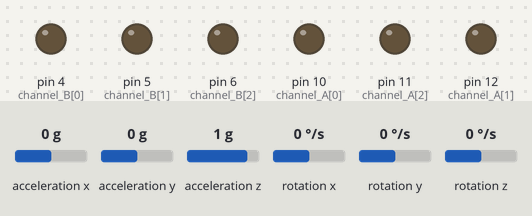
Recording of a sketch running on a simulated Arduino Uno, built with avr-gcc and run on an emulated ATmega328P. Parts: output pins drawn as LEDs (lit = HIGH). Inputs (shaded band) come from the test bench; at power-on: acceleration y 0 g, rotation x 0 °/s, acceleration z 1 g, acceleration x 0 g, rotation y 0 °/s, rotation z 0 °/s. What the sketch prints to the serial monitor is not drawn.

Above: at 1.4 s.
1.5 s: acceleration y set to -1.4 g
At 2.7 s:
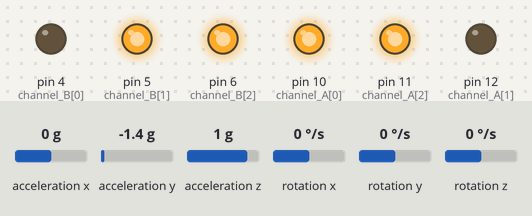
3.0 s: rotation x set to 69 °/s
4.5 s: rotation x set to 80 °/s
6.0 s: acceleration y set to 0 g
At 6.47 s:
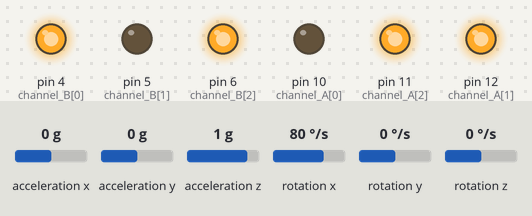
At 7.06 s:
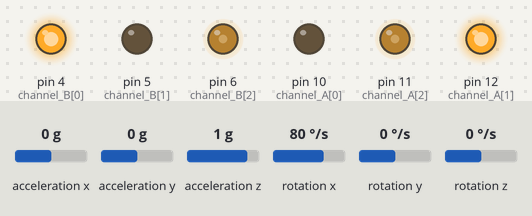
9.0 s: acceleration z set to 0.1 g
At 10.59 s:
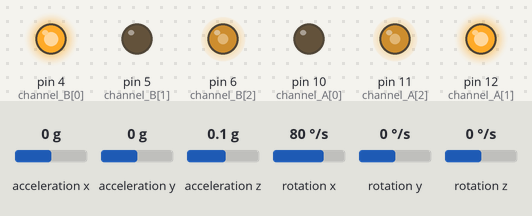
12.0 s: acceleration z set to -0.2 g
Timing chart, 0 to 14.5 s (numbered marks = the images above; inputs shaded):
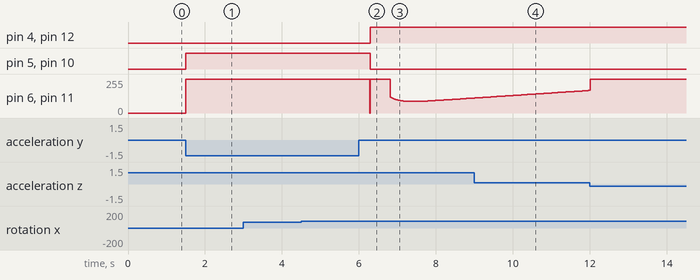

Measured:
- after the input at 1.5 s, pin 5 (channel_B[1]), pin 10 (channel_A[0]): LOW → HIGH at once; pin 6 (channel_B[2]), pin 11 (channel_A[2]): 0/255 → 255/255 at once
- after the input at 6.0 s, pin 4 (channel_B[0]), pin 12 (channel_A[1]): LOW → HIGH after 0.30 s; pin 5 (channel_B[1]), pin 10 (channel_A[0]): HIGH → LOW after 0.30 s

The sketch:

balancingRobot.ino
```cpp
#include <Wire.h>
#include <MPU6050.h>

MPU6050 mpu;
// Sensor variables
// long acc_x, acc_y, acc_z;
// int gyro_x, gyro_y, gyro_z, temperature;
// long gyro_cal_x, gyro_cal_y, gyro_cal_z;
// long acc_calx, acc_caly, acc_calz;
// float pitch_angle, roll_angle, yaw_angle;
// float acc_pitch_angle, acc_roll_angle;
long looping_time;
// long acc_res_vector;
// float acc_Xg, acc_Yg, acc_Zg;

float output_pitch_angle = 0, output_roll_angle = 0;
// float Vbat;

// Robot system variables
int channel_A[3] = {10, 12, 11};
int channel_B[3] = {4, 5, 6};
// #define rad_to_deg 57.295779

// PID variables
float error, error_sum = 0;
float current_pitch_angle, previous_pitch_angle = 0, change_in_angle;
float pid_output;

#define Kp 14
#define Ki 1.1
#define Kd 8
#define sample_time 0.005
const float target_angle = 1.0;

void setup() {
  Serial.begin(115200);
  Wire.begin();
  // TWBR = 12;
  delay(250);
  mpu.initialize();

  // Initialize motor pins
  for (int i = 0; i < 3; i++) {
    pinMode(channel_A[i], OUTPUT);
    pinMode(channel_B[i], OUTPUT);
  }

  looping_time = micros();
}

void loop() {
  // Read sensor data
    int16_t ax, ay, az, gx, gy, gz;
    mpu.getMotion6(&ax, &ay, &az, &gx, &gy, &gz);

    // Convert accelerometer values to angle
    float accel_pitch = atan2(ay, az) * 180 / PI;

    // Convert gyro readings to deg/s
    float gyro_pitch = gx / 131.0;

    // Apply complementary filter
    output_pitch_angle = 0.98 * (output_pitch_angle + gyro_pitch * sample_time) + 0.02 * accel_pitch;

  Serial.print("Pitch Angle: ");
  Serial.println(output_pitch_angle);

  // PID control
  PID_CONTROL();

  pid_output = abs(pid_output);

  // Motor control
  if (output_pitch_angle > target_angle + 1) { // Dead zone of ±1 degree
    digitalWrite(channel_A[0], LOW);
    digitalWrite(channel_A[1], HIGH);
    digitalWrite(channel_B[1], LOW);
    digitalWrite(channel_B[0], HIGH);
    analogWrite(channel_A[2], pid_output);
    analogWrite(channel_B[2], pid_output);
    Serial.print(" PID: ");
    Serial.println(pid_output);
  } else if (output_pitch_angle < target_angle - 1) {
    digitalWrite(channel_A[0], HIGH);
    digitalWrite(channel_A[1], LOW);
    digitalWrite(channel_B[1], HIGH);
    digitalWrite(channel_B[0], LOW);
    analogWrite(channel_A[2], pid_output);
    analogWrite(channel_B[2], pid_output);
    Serial.print(" PID: ");
    Serial.println(pid_output);
  } else {
    analogWrite(channel_A[2], 0);
    analogWrite(channel_B[2], 0);
  }

  // Maintain sampling rate
  while (micros() - looping_time < 4000); // Adjust for 250Hz
  looping_time = micros();
}

void PID_CONTROL() {
  current_pitch_angle = output_pitch_angle;
  error = current_pitch_angle - target_angle;
  error_sum += error;
  change_in_angle = current_pitch_angle - previous_pitch_angle;

  pid_output = (Kp * error) + (Ki * error_sum * sample_time) + ((Kd * change_in_angle) / sample_time);

  previous_pitch_angle = current_pitch_angle;

  // Clamp PID output
  if (pid_output > 255) pid_output = 255;
  else if (pid_output < -255) pid_output = -255;
}

// void acc_gyro_reading() {
//   Wire.beginTransmission(0x68);
//   Wire.write(0x3B);
//   Wire.endTransmission();
//   Wire.requestFrom(0x68, 14);

//   acc_x = Wire.read() << 8 | Wire.read();
//   acc_y = Wire.read() << 8 | Wire.read();
//   acc_z = Wire.read() << 8 | Wire.read();
//   temperature = Wire.read() << 8 | Wire.read();
//   gyro_x = (Wire.read() << 8 | Wire.read()) / 131;
//   gyro_y = (Wire.read() << 8 | Wire.read()) / 131;
//   gyro_z = (Wire.read() << 8 | Wire.read()) / 131;
// }

// void setup_acc_gyro() {
//   Wire.beginTransmission(0x68);
//   Wire.write(0x6B);
//   Wire.write(0x00);
//   Wire.endTransmission();

//   Wire.beginTransmission(0x68);
//   Wire.write(0x1C);
//   Wire.write(0x01);
//   Wire.endTransmission();

//   Wire.beginTransmission(0x68);
//   Wire.write(0x1B);
//   Wire.write(0x00);
//   Wire.endTransmission();
// }
```
